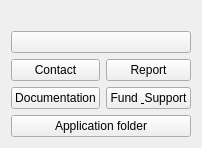
<?xml version="1.0" encoding="UTF-8"?>
<ui version="4.0">
 <class>MiscButtons</class>
 <widget class="QWidget" name="wdg_misc_buttons">
  <layout class="QGridLayout" name="gridLayout">
   <item row="0" column="0" rowspan="1" colspan="2">
    <widget class="QLabel" name="lbl_logo">
     <property name="text">
      <string/>
     </property>
    </widget>
   </item>
   <item row="1" column="0" rowspan="1" colspan="2">
    <widget class="QPushButton" name="btn_credits"/>
   </item>
   <item row="2" column="0">
    <widget class="QPushButton" name="btn_contact">
     <property name="text">
      <string>Contact</string>
     </property>
    </widget>
   </item>
   <item row="2" column="1">
    <widget class="QPushButton" name="btn_src">
     <property name="text">
      <string>Report</string>
     </property>
    </widget>
   </item>
   <item row="3" column="0">
    <widget class="QPushButton" name="btn_doc">
     <property name="text">
      <string>Documentation</string>
     </property>
    </widget>
   </item>
   <item row="3" column="1">
    <widget class="QPushButton" name="btn_support">
     <property name="text">
      <string>Fund &amp; Support</string>
     </property>
    </widget>
   </item>
   <item row="4" column="0" rowspan="1" colspan="2">
    <widget class="QPushButton" name="btn_app_dir">
     <property name="text">
      <string>Application folder</string>
     </property>
    </widget>
   </item>
  </layout>
 </widget>
 <resources/>
 <connections/>
</ui>
